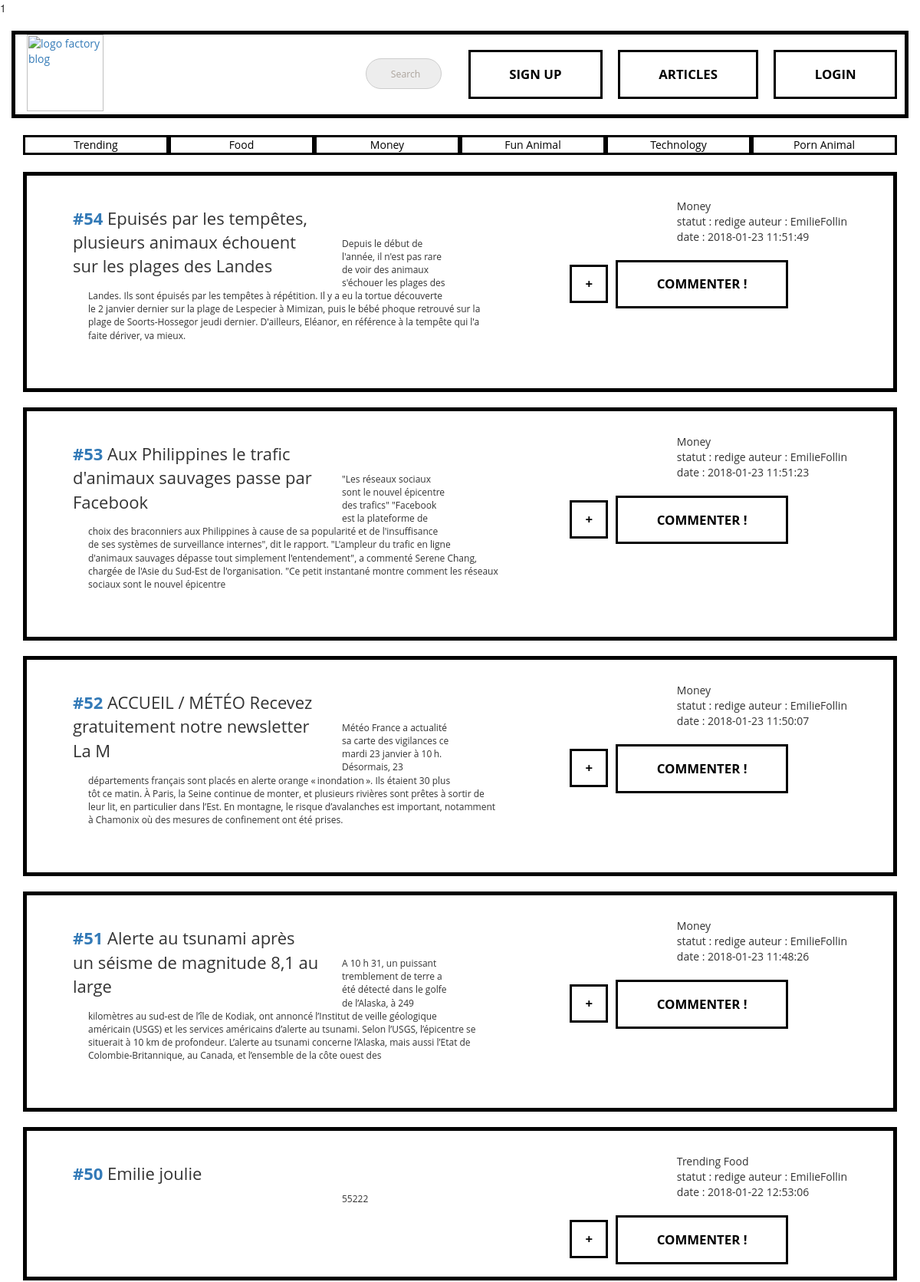
Page /assets/php/main.php (upper part) on the committed database.
### tables this page shows
CREATE TABLE `t_categories` (
  `idT_CATEGORIES` int(11) NOT NULL,
  `categorie` varchar(40) DEFAULT NULL
);

CREATE TABLE `t_articles` (
  `idT_ARTICLES` int(11) NOT NULL,
  `titre` varchar(140) DEFAULT NULL,
  `contenu` longtext,
  `affichage` tinyint(4) DEFAULT '1',
  `statut` varchar(45) NOT NULL DEFAULT 'post',
  `ID_USER` int(11) NOT NULL,
  `dateHeure` datetime NOT NULL DEFAULT CURRENT_TIMESTAMP
);

CREATE TABLE `t_categories_has_t_articles` (
  `T_CATEGORIES_idT_CATEGORIES` int(11) NOT NULL,
  `T_ARTICLES_idT_ARTICLES` int(11) NOT NULL
);

CREATE TABLE `t_users` (
  `idT_USERS` int(11) NOT NULL,
  `MDP` varchar(45) DEFAULT NULL,
  `pseudo` varchar(45) DEFAULT NULL,
  `email` varchar(45) DEFAULT NULL,
  `admin` tinyint(4) DEFAULT NULL,
  `T_ROLES_idT_ROLES` int(11) NOT NULL
);

### assets/php/afficheAllArticles.php (called while the page is built)
<?php
    include_once 'functions/functions.php';
$bdd = new PDO($_SESSION['host'], $_SESSION['ndcSQL'], $_SESSION['mdpSQL']);
$data = $bdd->query('SELECT * FROM t_articles ORDER BY idT_ARTICLES DESC');
                 afficherArticle($data);
?>

### assets/php/functions/functions.php (the view, shortened to what this page needs)
<?php
function afficherArticle($data) {
    $bdd = new PDO($_SESSION['host'], $_SESSION['ndcSQL'], $_SESSION['mdpSQL']);
    while ($article = $data->fetch() ){
        echo '<div class="article ';
        classerCategories($article['idT_ARTICLES']);
        echo '">';
        echo '    <div class="Titre"> <a class="articleId">#<span>'.$article['idT_ARTICLES'].'</span></a> ' . $article['titre'] . '</div>';
        echo '    <div class="autre">';
        echo 'statut : ' . $article['statut'] . ' auteur : ' . findAuthor($article['idT_ARTICLES'],$bdd) . '<br>' .  '  date : ' . $article['dateHeure'] . ' ' .  afficherCategories($article['idT_ARTICLES']);
        echo '    </div>';
        echo '<br>';
        echo '    <div class="commenter">';
        echo '         <button class="btn-commenter btn-5 pop-up-button-sign-in">Commenter !</button>';
        echo '    </div>';
        echo '    <div class="voir">';
        echo '         <button class="btn-voir btn-5">+</button>';
        echo '    </div>';
        echo '<br>';
        echo '    <div class="Contenu"> ';
        echo '    </div>';
        echo '<br>';
        echo '</div>';
    }
}
function findAuthor($idarticle , $db){
    $req = $db -> prepare('SELECT * FROM `t_users`left join t_articles_has_t_users on idT_USERS = t_users_id_user WHERE t_articles_id_article = ?');
    $req -> execute([$idarticle]);
    $row = $req -> fetch();
    return $row['pseudo'];
}
function contenu($var, $max) {
    $contenu = explode(" ", $var);
    if($max > count($contenu)) {
        $max = count($contenu);
    }
    for($i=0; $i<$max; $i++) {
        echo ' ' . $contenu[$i];
    }
}
function afficherCategories($articleId) {
    $bdd = new PDO($_SESSION['host'], $_SESSION['ndcSQL'], $_SESSION['mdpSQL']);
    $reqStatement = '
                SELECT *
                FROM t_categories
                INNER JOIN t_categories_has_t_articles ON t_categories.idT_CATEGORIES  = t_categories_has_t_articles.T_CATEGORIES_idT_CATEGORIES
                WHERE t_categories_has_t_articles.T_ARTICLES_idT_ARTICLES	 = ' . $articleId . '
            ';
    $requete = $bdd->query($reqStatement);
    echo '<span class="categories">';
    while($categorie = $requete->fetch()) {
        echo $categorie['categorie'] . ' ';
    }
    echo '</span><br>';
}
function classerCategories($articleId) {
    $bdd = new PDO($_SESSION['host'], $_SESSION['ndcSQL'], $_SESSION['mdpSQL']);
    $reqStatement = '
                        SELECT *
                        FROM t_categories
                        INNER JOIN t_categories_has_t_articles ON t_categories.idT_CATEGORIES  = t_categories_has_t_articles.T_CATEGORIES_idT_CATEGORIES
                        WHERE t_categories_has_t_articles.T_ARTICLES_idT_ARTICLES	 = ' . $articleId . '
                    ';
    $requete = $bdd->query($reqStatement);
    while($categorie = $requete->fetch()) {
        echo ' ' . $categorie['categorie'] . ' ';
    }
}
?>

### assets/php/main.php (shortened to what this page needs)
<!DOCTYPE html>
<html lang="en">
<head>
    <link rel="stylesheet" href="https://maxcdn.bootstrapcdn.com/bootstrap/3.3.7/css/bootstrap.min.css"
>
    <link rel="stylesheet" href="../css/style.css">
    <link rel="stylesheet" href="../css/article.css">
    <link href="https://maxcdn.bootstrapcdn.com/font-awesome/4.7.0/css/font-awesome.min.css" rel="stylesheet"
>
    <link rel="stylesheet" href="https://cdnjs.cloudflare.com/ajax/libs/animate.css/3.5.2/animate.min.css">
    <link rel="stylesheet" href="https://anijs.github.io/lib/anicollection/anicollection.css" />
    <link rel="stylesheet" href="path/to/font-awesome/css/font-awesome.min.css">
</head>
<body>
    <main class="container">
        <div class="row">
            <header>
                <?php include_once '../html/header.php'; ?>
            </header>
        </div>
        <div class="zoneText">
            <?php
                include_once ('./afficheAllArticles.php');
            ?>
        </div>
    </main>
</body>
</html>

### assets/html/header.php (shortened to what this page needs)
<nav class="navbar">
    <div class="container-fluid">
        <div class="navbar-header">
            <a href="#">
                <img style="width: 100px;" src="http://www.free-icons-download.net/images/factory-logo-icon-84733.png" alt="logo factory blog">
            </a>
        </div>
        <ul class="nav navbar-nav navbar-right">
            <li>
                <input type="search" placeholder="Search">
            </li>
            <?php
            if(!$_SESSION['login']) {
                echo ('
                                    <li style="margin:0px 10px;">
                                        <div class="button">
                                            <button class="button btn-5 pop-up-button-sign-in" style="margin: 20px auto; width:100%">Sign Up</button>
                                        </div>
                                    </li>
                                    <li  style="margin:0px 10px;">
                                        <button class="btn-5" style="margin: 20px auto; width:100%">Articles</button>
                                    </li>
                                    <li  style="margin:0px 10px;">
                                        <button class="btn-5 pop-up-button" style="margin: 20px auto; width:100%">login</button>
                                    </li>'
                );
            }
            ?>
        </ul>
    </div>
</nav>
<div class="tag col-xs-12">
    <?php
        include '../html/categoriesBarre.php';
    ?>
</div>

### assets/html/categoriesBarre.php
<?php
    $bdd = new PDO($_SESSION['host'], $_SESSION['ndcSQL'], $_SESSION['mdpSQL']);
    $req = $bdd->query('SELECT * FROM t_categories');
    echo '<ul>';
    while($categorie = $req->fetch()) {
        echo '<a>
                    <li class="col-sm-2 col-xs-12 btn-categorie">'.$categorie['categorie'].'</li>
              </a>';
    }
     echo '</ul>
';
?>

### assets/css/style.css (style rules this page uses)
.navbar { border : 5px solid black; border-radius: 0px; margin-top: 20px; }
input { outline: none; }
input[type=search] { -webkit-appearance: textfield; -webkit-box-sizing: content-box; font-family: inherit; font-size: 100%; margin-top: 2em; }
input[type=search] { background: #ededed url(https://static.tumblr.com/ftv85bp/MIXmud4tx/search-icon.png) no-repeat 9px center; border: solid 1px #ccc; padding: 9px 10px 9px 32px; width: 55px; margin: 31px 25px; -webkit-border-radius: 10em; -moz-border-radius: 10em; border-radius: 10em; -webkit-transition: all .5s; -moz-transition: all .5s; transition: all .5s; }
button, button::after { -webkit-transition: all 0.3s; -moz-transition: all 0.3s; -o-transition: all 0.3s; transition: all 0.3s; }
button { background: none; border: 3px solid rgb(0, 0, 0); color: rgb(0, 0, 0); display: block; font-size: 1.2em; font-weight: bold; margin: 1em 1em; padding: 1em 3em; position: relative; text-transform: uppercase; margin: 30px 5px; }
button::before, button::after { background: #fff; content: ''; position: absolute; z-index: -1; }
.btn-5 { overflow: hidden; }
.btn-5::after { height: 100%; left: -35%; top: 0; transition-duration: 0.6s; transform-origin: top left; width: 0; }
*, *:before, *:after { margin: 0; padding: 0; box-sizing: border-box; font-family: 'Open Sans', sans-serif; }
input::placeholder, textarea::placeholder { color: #aca49c; font-size: 0.875em; }
.tag li { text-decoration: none; text-align: center; border: solid 3px black; display: inline; color: #000; margin: 2px auto; }
.tag li::before, .tag li::after { background: #fff; content: ''; position: absolute; z-index: -1; }
.tag li { overflow: hidden; }
.tag li::after { height: 100%; left: -35%; top: 0; transform: skew(50deg); transition-duration: 0.6s; transform-origin: top left; width: 0; }
.tag a { text-decoration: none; }

### assets/css/article.css (style rules this page uses)
.article { height: auto; min-height: 200px; border : 5px solid black; border-radius: 0px; margin-top: 20px; padding: 30px; }
.Titre { font-size: 22px; margin: 10px 30px; width: 30%; float: left; }
.Contenu { font-size: 12px; width: 50%; height: auto; margin: 10px 50px; }
.autre { float: right; margin-right: 30px; }
.commenter { position: relative; float: right; right: -150px; top: 30px; }
.articleId { font-weight: bold; }
.btn-voir { float: right; width: 50px; padding: 10px !important; position: relative; right: -150px; top: 36px; }

### rows in the picture
t_categories: categorie "Trending"
t_categories: categorie "Food"
t_categories: categorie "Money"
t_categories: categorie "Fun Animal"
t_categories: categorie "Technology"
t_categories: categorie "Porn Animal"
t_articles: idT_ARTICLES "54", titre "Epuisés par les tempêtes, plusieurs animaux échouent sur les plages des Landes", statut "redige", idT_ARTICLES.pseudo "EmilieFollin", dateHeure "2018-01-23 11:51:49", i "Depuis", i "le", i "début", i "de", i "l'année,", i "il", i "n'est", i "pas", i "rare", i "voir", i "des", i "animaux", i "s'échouer", i "les", i "plages", i "Landes.", i "Ils", i "sont", i "épuisés", i "par", i "tempêtes", i "à", i "répétition.", i "Il", i "y", i "a", i "eu", i "la", i "tortue", i "découverte", i "2", i "janvier", i "dernier", i "sur", i "plage", i "Lespecier", i "Mimizan,", i "puis", i "bébé", i "phoque", i "retrouvé", i "Soorts-Hossegor", i "jeudi", i "dernier.", i "D'ailleurs,", i "Eléanor,", i "en", i "référence", i "tempête", i "qui", i "l'a", i "faite", i "dériver,", i "va", i "mieux."
t_categories_has_t_articles: T_CATEGORIES_idT_CATEGORIES.categorie "Money"
t_articles: idT_ARTICLES "53", titre "Aux Philippines le trafic d'animaux sauvages passe par Facebook", statut "redige", idT_ARTICLES.pseudo "EmilieFollin", dateHeure "2018-01-23 11:51:23", i "\"Les", i "réseaux", i "sociaux", i "sont", i "le", i "nouvel", i "épicentre", i "des", i "trafics\" \"Facebook", i "est", i "la", i "plateforme", i "de", i "choix", i "braconniers", i "aux", i "Philippines", i "à", i "cause", i "sa", i "popularité", i "et", i "l'insuffisance", i "ses", i "systèmes", i "surveillance", i "internes\",", i "dit", i "rapport.", i "\"L'ampleur", i "du", i "trafic", i "en", i "ligne", i "d'animaux", i "sauvages", i "dépasse", i "tout", i "simplement", i "l'entendement\",", i "a", i "commenté", i "Serene", i "Chang,", i "chargée", i "l'Asie", i "Sud-Est", i "l'organisation.", i "\"Ce", i "petit", i "instantané", i "montre", i "comment", i "les"
t_categories_has_t_articles: T_CATEGORIES_idT_CATEGORIES.categorie "Money"
t_articles: idT_ARTICLES "52", titre "ACCUEIL / MÉTÉO Recevez gratuitement notre newsletter La M", statut "redige", idT_ARTICLES.pseudo "EmilieFollin", dateHeure "2018-01-23 11:50:07", i "Météo", i "France", i "a", i "actualité", i "sa", i "carte", i "des", i "vigilances", i "ce", i "mardi", i "23", i "janvier", i "à", i "10 h.", i "Désormais,", i "départements", i "français", i "sont", i "placés", i "en", i "alerte", i "orange", i "« inondation ».", i "Ils", i "étaient", i "30", i "plus", i "tôt", i "matin.", i "À", i "Paris,", i "la", i "Seine", i "continue", i "de", i "monter,", i "et", i "plusieurs", i "rivières", i "prêtes", i "sortir", i "leur", i "lit,", i "particulier", i "dans", i "l’Est.", i "En", i "montagne,", i "le", i "risque", i "d’avalanches", i "est", i "important,", i "notamment", i "Chamonix", i "où", i "mesures", i "confinement", i "ont", i "été", i "prises."
t_categories_has_t_articles: T_CATEGORIES_idT_CATEGORIES.categorie "Money"
t_articles: idT_ARTICLES "51", titre "Alerte au tsunami après un séisme de magnitude 8,1 au large", statut "redige", idT_ARTICLES.pseudo "EmilieFollin", dateHeure "2018-01-23 11:48:26", i "A", i "10", i "h", i "31,", i "un", i "puissant", i "tremblement", i "de", i "terre", i "a", i "été", i "détecté", i "dans", i "le", i "golfe", i "l’Alaska,", i "à", i "249", i "kilomètres", i "au", i "sud-est", i "l’île", i "Kodiak,", i "ont", i "annoncé", i "l’Institut", i "veille", i "géologique", i "américain", i "(USGS)", i "et", i "les", i "services", i "américains", i "d’alerte", i "tsunami.", i "Selon", i "l’USGS,", i "l’épicentre", i "se", i "situerait", i "km", i "profondeur. L’alerte", i "tsunami", i "concerne", i "mais", i "aussi", i "l’Etat", i "Colombie-Britannique,", i "Canada,", i "l’ensemble", i "la", i "côte", i "ouest", i "des"
t_categories_has_t_articles: T_CATEGORIES_idT_CATEGORIES.categorie "Money"
t_articles: idT_ARTICLES "50", titre "Emilie joulie", statut "redige", idT_ARTICLES.pseudo "EmilieFollin", dateHeure "2018-01-22 12:53:06", contenu "55222"
t_categories_has_t_articles: T_CATEGORIES_idT_CATEGORIES.categorie "Trending"
t_categories_has_t_articles: T_CATEGORIES_idT_CATEGORIES.categorie "Food"
